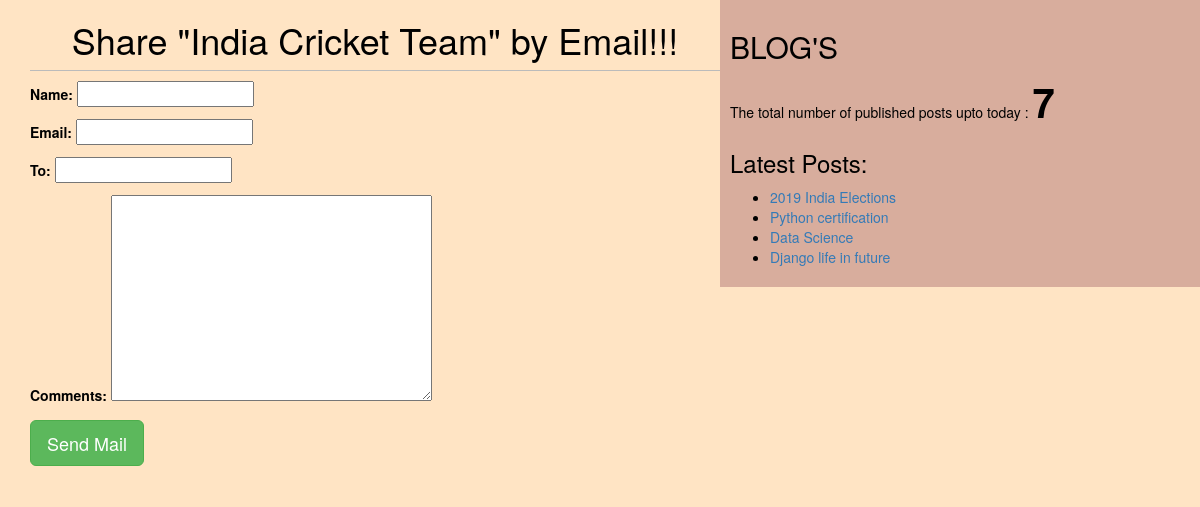
/1/share/, run on the app's committed database.
### blog/models.py (models this page shows, shortened)
class POST(models.Model):
     STATUS_CHOICES=(('draft','Draft'),('published','Published'))
     title=models.CharField(max_length=256)
     slug=models.SlugField(max_length=264,unique_for_date="publish")
     author=models.ForeignKey(User,related_name="blog_post",on_delete=models.CASCADE)
     body=models.TextField()
     publish=models.DateTimeField(default=timezone.now)
     created=models.DateTimeField(auto_now_add=True)
     updated=models.DateTimeField(auto_now=True)
     status=models.CharField(max_length=10,choices=STATUS_CHOICES,default="draft")
     objects=CustomManager()
     tags=TaggableManager()
     class Meta:
        ordering=('-publish',)
     def get_absolute_url(self):
          return reverse("post_detail",args=[self.publish.year,self.publish.strftime("%m"),self.publish.strftime("%d"),self.slug] )

### blog/views.py (the view)
# urls.py: path('<int:id>/share/', views.mail_send_view),
def mail_send_view(request,id):
    post=get_object_or_404(POST,id=id,status='published')
    sent=False
    if request.method=='POST':
        form=EmailSendForm(request.POST)
        if form.is_valid():
            cd=form.cleaned_data
            subject='{}({}) recommends you to read "{}"'.format(cd['name'],cd['email'],post.title)
            post_url=request.build_absolute_uri(post.get_absolute_url())
            message='Read post at : \n {}\n\n{}\'s Comments :\n{}'.format(post_url,cd['name'],cd['comments'])
            send_mail(subject,message,'pythontesting86@gmail.com',[cd['to']])
            sent=True
    else:
        form=EmailSendForm()
    return render(request,"blog/sharebymail.html",{'form':form,'post':post,'sent':sent})

### blog/forms.py
class EmailSendForm(forms.Form):
    name=forms.CharField()
    email=forms.EmailField()
    to=forms.EmailField()
    comments=forms.CharField(required=False,widget=forms.Textarea)

### blog/models.py (called while the page is built)
     def get_queryset(self):
          return super().get_queryset().filter(status="published")

### blog/templatetags/blog_tags.py (called while the page is built)
@register.simple_tag
def total_posts():
    return POST.objects.count()

@register.inclusion_tag('blog/latest_posts123.html')
def show_latest_posts(count=4):
    latest_posts=POST.objects.order_by('-publish')[:count]
    return {'latest_posts':latest_posts}
    return POST.objects.annotate(total_comments=Count('comments')).order_by('-total_comments')[:count]

### templates/blog/sharebymail.html (shortened to what this page needs)
<!DOCTYPE>
{% extends 'blog/base.html' %}
{% block content %}
  {%if sent%}
     <h1>Email Successfully Sent </h1>
     <p>Post with Title : {{post.title}} was sent by Email </p>
  {% else %}
    <h1>Share "{{post.title}}" by Email!!! </h1>
    <form method="post">
      {{form.as_p}}
      <input type="submit" name="" class="btn btn-lg btn-success" value="Send Mail">
 </form>
 {%endif%}
{% endblock  %}

### templates/blog/latest_posts123.html
<ul>
{%for post in latest_posts%}
 <li><a href="{{post.get_absolute_url}}">{{post.title}}</a></li>
{%endfor%}
</ul>

### static/css/blog.css (style rules this page uses)
h1 { text-align: center; padding-bottom: 10px; border-bottom: 1px solid #bbb; }
body { color: black; background-color: bisque; }

### data on the page
POST: title "India Cricket Team"
POST: title "2019 India Elections"
POST: title "Python certification"
POST: title "Data Science"
POST: title "Django life in future"
